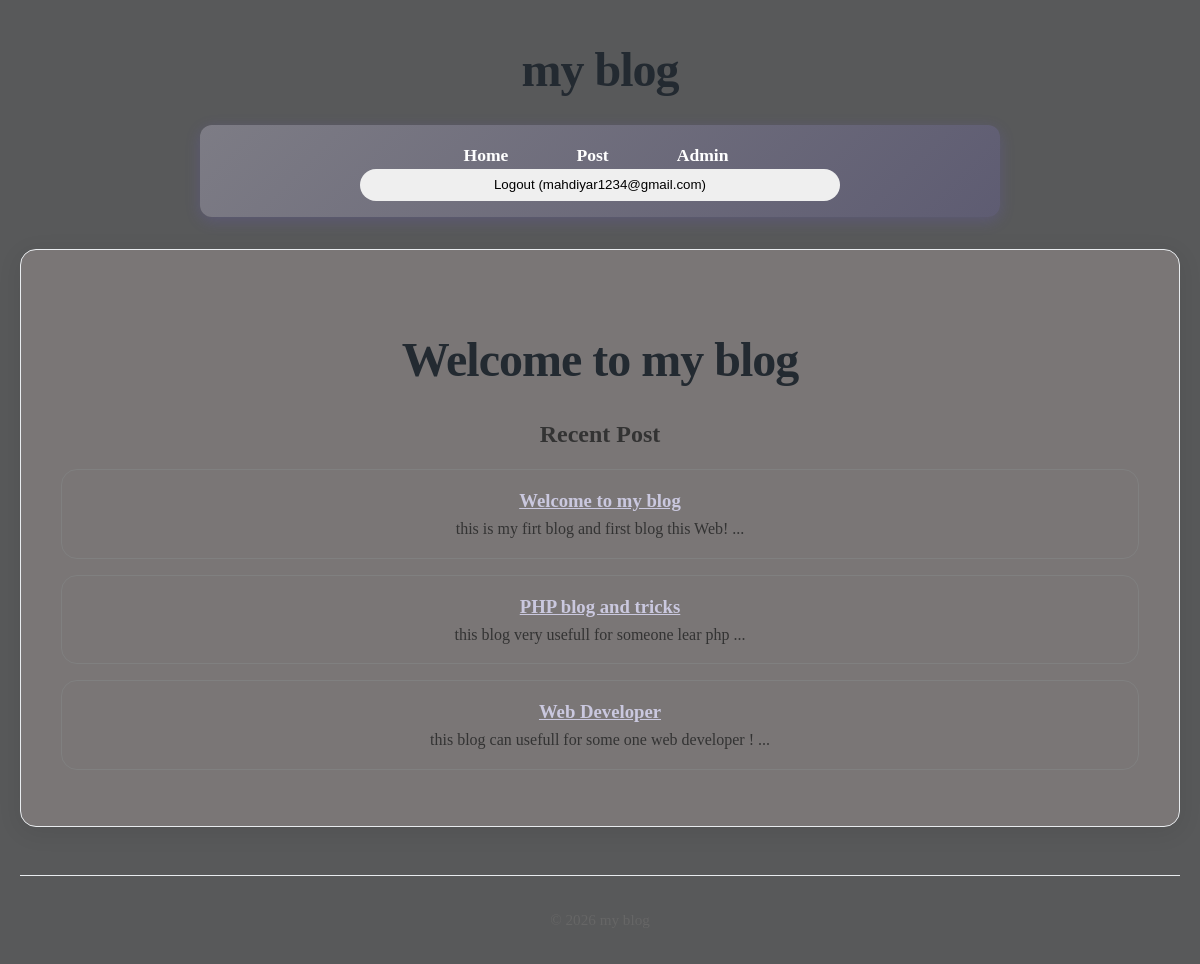
The page / (signed in) on the database its author committed.
### tables this page shows
CREATE TABLE users(
    id INTEGER PRIMARY KEY AUTOINCREMENT,
    name TEXT NOT NULL,
    email TEXT UNIQUE NOT NULL,
    password TEXT NOT NULL,
    role TEXT NOT NULL DEFAULT 'user',
    created_at DATETIME DEFAULT CURRENT_TIMESTAMP
);

CREATE TABLE posts(
    id INTEGER PRIMARY KEY AUTOINCREMENT,
    title TEXT NOT NULL,
    content TEXT NOT NULL,
    views INTEGER DEFAULT 0,
    user_id INTEGER NOT NULL,
    created_at DATETIME DEFAULT CURRENT_TIMESTAMP,
    FOREIGN KEY (user_id) REFERENCES users (id)
);

### core/App.php (called while the page is built, shortened)
<?php
class App{
    protected static $container = [];
    public static function bind(string $key, mixed $value): void{
        static::$container[$key] = $value;
    }
    public static function get(string $key): mixed{
        return static::$container[$key];
    }
}

### app/Models/Post.php (called while the page is built, shortened)
<?php
class Post extends Model{
    protected static string $table = 'posts';
    public static function getRecent(?int $limit = null, ?int $page = null, ?string $search = null)
{
    $db = App::get('database');
    $query = "SELECT * FROM " . static::$table;
    $params = [];
    $query .= " ORDER BY created_at DESC";
    if ($limit !== null && $page !== null) {
        $limit  = (int) $limit;
        $offset = (int) (($page - 1) * $limit);
        $query .= " LIMIT $limit OFFSET $offset";
    }
    return $db->fetchAll($query, $params, static::class);
}
}

### core/DataBase.php (called while the page is built, shortened)
<?php
class DataBase{
    protected $pdo;
    public function __construct(array $config){
        try {
            $dsn = $this->createDsn($config);
            $username = $config['username'] ?? null;
            $password = $config['password'] ?? null;
            $options = $config['options'] ?? null;
            $this->pdo = new PDO($dsn , $username , $password , $options);
            $this->pdo->setAttribute(PDO::ATTR_ERRMODE,PDO::ERRMODE_EXCEPTION);
        } catch (PDOException $e) {
            throw new Exception("Could not connect to the database:" . $e);
        }
    }
    protected function createDsn(array $config): string{
        $driver = $config['driver'];
        $dbname = $config['dbname'];
        return match ($driver) {
            'sqlite' => "sqlite:$dbname",
            default => throw new Exception("Unsupported database driver: $driver") ,
        };
    }
    public function query(string $sql, array $params = []): PDOStatement{
        $stmt = $this->pdo->prepare($sql);
        $stmt->execute($params);
        return $stmt;
    }
    public function fetchAll(string $sql,array $params = [], ?string $classname = null): array{
        $stmt = $this->query($sql,$params);
        return $classname ? $stmt->fetchAll(PDO::FETCH_CLASS , $classname) : $stmt->fetchAll(PDO::FETCH_ASSOC);
    }
    public function fetch(string $query, array $params = [], ?string $class = null)
{
    $stmt = $this->query($query, $params);
    if ($class) {
        $result = $stmt->fetchObject($class);
        return $result === false ? null : $result;
    }
    $result = $stmt->fetch(PDO::FETCH_ASSOC);
    return $result === false ? null : $result;
}
}

### app/Controllers/HomeController.php (called while the page is built, shortened)
<?php
class HomeController{
    public function index(){
        $posts = Post::getRecent(5,1,'');
        return View::render(
        template: 'home/index',
        data: [
          'posts' => $posts
        ],
        layout: 'layouts/main'
    );
  }
}

### core/Router.php (called while the page is built, shortened)
<?php
class Router{
    protected array $routes = [];
    protected array $globalMiddleware = [];
    protected array $routeMiddleware = [];
    public function add(string $method ,string $uri ,string $controller , array $middlewares = []): void{
        $this->routes[] = [
            'method' => $method,
            'uri' => $uri,
            'controller' => $controller,
            'middlewares' => $middlewares
        ];
    }
    public function addGlobalMiddleware(string $middleware):void {
        $this->globalMiddleware[] = $middleware;
    }
    public function addRouteMiddleware(string $name,string $middleware):void {
        $this->routeMiddleware[$name] = $middleware;
    }
    public function dispatch(string $uri ,string $method){
        $route = $this->findRoute($uri , $method);
        $middlewares = [
            ...$this->globalMiddleware,
            ...array_map(fn($name)=>$this->routeMiddleware[$name],$route['middlewares'])
        ];
       return $this->runMiddleware(
        $middlewares,
        function () use ($route) {
            [$controller , $action] = explode('@' , $route['controller']);
            return $this->callAction($controller , $action , $route['params']);
        }
       );
    }
    protected function runMiddleware(array $middlewares , callable $target): mixed{
        $next = $target;
        foreach(array_reverse($middlewares) as $middleware){
            $next = function() use ($middleware , $next){
                error_log("Middle ware : running $middleware");
                return (new $middleware)->handle($next);
            };
        }
        return $next();
    }
    protected function findRoute(string $uri , string $method): ?array{
        foreach($this->routes as $route){
            $params = $this->matchRoute($route['uri'] , $uri);
            if($params !== null && $route['method'] === $method){
                return [...$route , 'params' => $params];
            }
        }
        return null;
    }
    protected function matchRoute(string $routeUri,string $requestUri): ?array{
        $params = [];
        return $params;
    }
    protected function callAction(string $controller,string $action,array $params): string{
        return (new $controller)->$action(... $params);
    }
}

### app/Middlewares/CSRF.php (called while the page is built, shortened)
<?php
class CSRF implements MiddleWare{
    public function handle(callable $next){
      return $next();
    }
}

### app/Middlewares/View.php (called while the page is built, shortened)
<?php
class View implements MiddleWare{
    public function handle(callable $next){
      return $next();
    }
}

### core/View.php (called while the page is built, shortened)
<?php
class View{
    protected static $globals = [];
    public static function share(string $key , mixed $value): void{
        static::$globals[$key] = $value;
    }
    public static function render(string $template , array $data = [] , $layout = null): string{
        $data = [...static::$globals , ...$data];
        $content = static::renderTemplate($template, $data);
        return static::renderLayout($layout , $data, $content);
    }
    public static function partial(string $template , array $data = []): string{
        return static::renderTemplate("partials/$template" , $data);
    }
    protected static function renderTemplate(string $template , array $data): string{
        extract($data);
        $path = dirname(__DIR__) . "/app/Views/$template.php";
        require $path;
        return ob_get_clean();
    }
     protected static function renderLayout(?string $template , array $data, string $content):string{
        extract([...$data , 'content' =>$content]);
        $path = dirname(__DIR__) . "/app/Views/$template.php";
        require $path;
        return ob_get_clean();
    }
}

### helpers.php (called while the page is built, shortened)
<?php
if(!function_exists('partial')){
function partial(string $template , array $data = []): string{
    return View::partial($template , $data);
}
}
if(!function_exists('check')){
    function check(string $action, mixed $resource = null): bool{
      return  Authorization::check($action,$resource);
    }
}

### app/Services/Auth.php (called while the page is built, shortened)
<?php
class Auth{
    protected static $user = null;
    public static function user(): ?User{
        if(static::$user === null){
            $userId = $_SESSION['user_id'] ?? null;
            static::$user =  $userId ? User::find($userId) : RememberMe::user();
        }
        return static::$user;
    }
}

### app/Services/Authorization.php (called while the page is built, shortened)
<?php
class Authorization{
    public static function check(string $action, mixed $resource = null): bool{
        $user = Auth::user();
        return match($action){
            'dashboard' => in_array($user->role , ['admin' , 'superAdmin']),
            'edit_post', 'delete_post' => $resource instanceof Post && (($user->id === $resource->user_id) || in_array($user->role , ['admin' , 'superAdmin'])),
            'comment' , 'create_post' => true,
            default => false
        };
    }
}

### core/Model.php (called while the page is built, shortened)
<?php
abstract class Model{
    protected static string $table;
    public static function find(mixed $id): ?static
{
    $db = App::get('database');
    $result = $db->fetch(
        "SELECT * FROM " . static::$table . " WHERE id = ?",
        [$id],
        static::class
    );
    return $result;
}
}

### bootstrap.php (called while the page is built, shortened)
<?php
View::share('user', Auth::user());

### app/Views/partials/_post.php (the view)
<?php foreach($posts as $post): ?>
    <article>
        <h3>
           <a href="/post/<?= $post->id ?>"><?= htmlspecialchars($post->title) ?></a>
        </h3>
        <p><?= htmlspecialchars(substr($post->content , 0, 100)) ?> ... </p>
    </article>
<?php endforeach; ?>

### app/Views/layouts/main.php (shortened to what this page needs)
<!DOCTYPE html>
<html lang="en">
<head>
    <link rel="stylesheet" href="/style/style-form.css" />
    <link rel="stylesheet" href="/style/style-main.css" />
</head>
<body>
    <h1>my blog</h1>
    <nav>
        <a href="/">Home</a>
        <a href="/../post">Post</a>
       <?php if($user): ?>
            <?php if(check('dashboard')): ?>
                <a href="/admin/dashboard">Admin</a>
            <?php endif; ?>
        <form action="/logout" method="POST">
                <button>Logout (<?= $user->email ?>)</button>
            </form>
        <?php else: ?>
                <a href="/login">Login</a>
        <?php endif; ?>
    </nav>
    <main>
        <section>
            <p><?=$content ?></p>
        </section>
    </main>
    <footer>
        <p> &copy; <?= date('Y') ?> my blog </p>
    </footer>
</body>
</html>

### public/style/style-form.css (style rules this page uses)
body { text-align: center; align-items: center; justify-content: center; }
button { width: 30rem; height: 2rem; border: none; border-radius: 2rem; transition: 300ms ; }

### public/style/style-main.css (style rules this page uses)
* { margin: 0; padding: 0; box-sizing: border-box; }
body { font-family: Cambria, Cochin, Georgia, Times, 'Times New Roman', serif; line-height: 1.6; color: #333; background-color: #58595a; max-width: 1200px; margin: 0 auto; padding: 0 20px; }
h1 { text-align: center; margin: 2rem 0 1rem; font-size: 3rem; color: #232a31; font-weight: 700; letter-spacing: -1px; }
h1::after { margin-left: 10px; }
nav { background: linear-gradient(135deg, #7d7c85 0%, #5e5c72 100%); padding: 1rem; border-radius: 12px; margin: 1rem auto 2rem; box-shadow: 0 4px 15px rgba(108, 92, 231, 0.2); max-width: 800px; }
nav a { color: white; text-decoration: none; font-weight: 600; padding: 0.8rem 1.5rem; margin: 0 0.5rem; border-radius: 8px; transition: all 0.3s ease; font-size: 1.1rem; }
nav a:first-child { margin-left: 0; }
main { background-color: rgb(122, 118, 118); padding: 2.5rem; border-radius: 16px; box-shadow: 0 5px 25px rgba(0, 0, 0, 0.08); margin-bottom: 3rem; min-height: 400px; border: 1px solid #e9ecef; }
footer { text-align: center; padding: 2rem; color: #666; border-top: 1px solid #e9ecef; margin-top: 2rem; font-size: 0.95rem; }
footer p { display: flex; align-items: center; justify-content: center; gap: 8px; }
article { margin-bottom: 1rem; margin-top: 1rem; padding: 1rem; border: 1px solid gray; border-radius: 1rem; transition: 300ms ease-in; }
body { animation: fadeIn 0.5s ease-out; }
a { color: #cac8df; transition: color 0.3s ease; }
main > * { transition: transform 0.2s ease; }

### rows shown on the page
users: email "mahdiyar1234@gmail.com"
posts: title "Welcome to my blog", content "this is my firt blog and first blog this Web!"
posts: title "PHP blog and tricks", content "this blog very usefull for someone lear php"
posts: title "Web Developer", content "this blog can usefull for some one web developer !"
